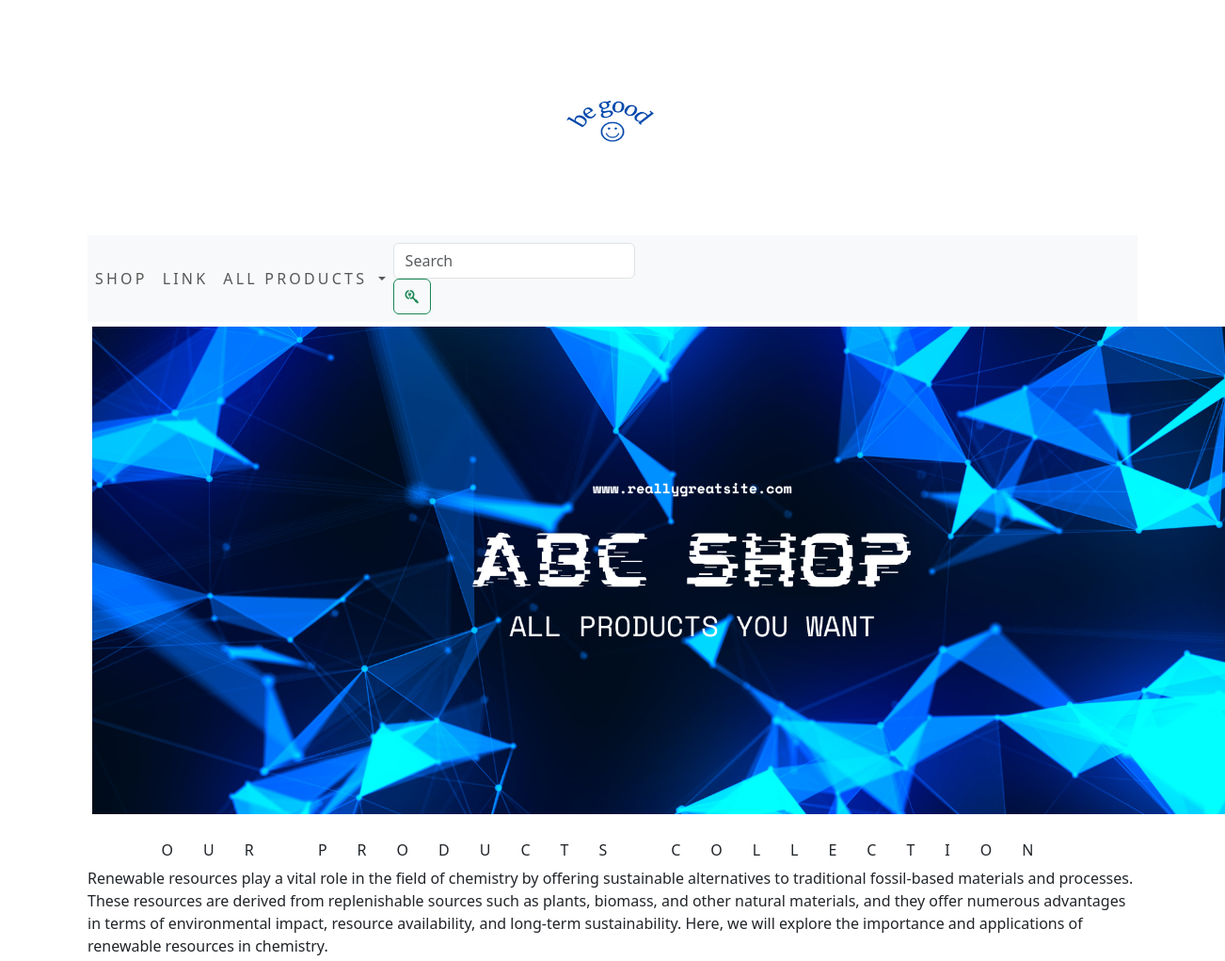
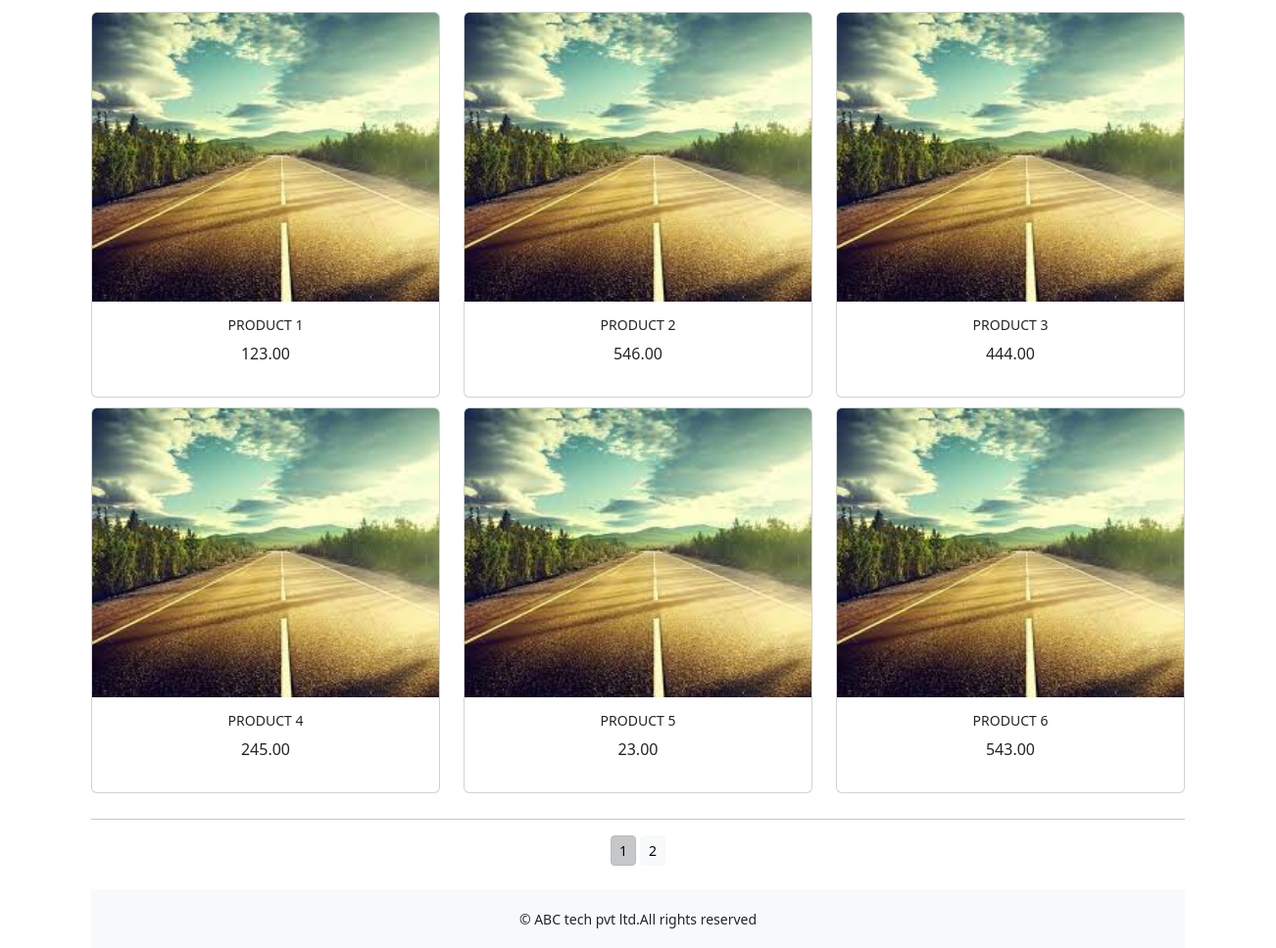
The app's page /shop/ with its own data (2 pictures, top to bottom).
### shop/models.py (models this page shows, shortened)
class Product(models.Model):
    name=models.CharField(max_length=250, unique=True)
    slug=models.SlugField(max_length=250, unique=True)
    description=models.TextField(blank=True)
    price=models.DecimalField(max_digits=10, decimal_places=2)
    category=models.ForeignKey(Category, on_delete=models.CASCADE)
    image=models.ImageField(upload_to='product', blank=True)
    stock=models.IntegerField()
    available=models.BooleanField(default=True)
    created=models.DateField(auto_now_add=True)
    updated=models.DateField(auto_now=True)
    def get_url(self):
        return reverse('shop:proCatdetail', args=[self.category.slug, self.slug])
    class Meta:
        ordering=('name',)
        verbose_name='product'
        verbose_name_plural='products'

### shop/views.py (the view)
# urls.py: path('', views.allProdCat, name='allProdCat'),
def allProdCat(request, c_slug=None):
    c_page=None
    products_list=None
    if c_slug!=None:
        c_page=get_object_or_404(Category, slug=c_slug)
        products_list=Product.objects.all().filter(category=c_page, available=True)
    else:
        products_list=Product.objects.all().filter(available=True)
    paginator=Paginator(products_list,6)
    try:
        page=int(request.GET.get('page','1'))
    except:
        page=1
    try:
        products=paginator.page(page)
    except (EmptyPage,InvalidPage):
        products=paginator.page(paginator.num_pages)
    return render(request, "category.html",{'category':c_page,'products':products})

### cart/context_processors.py (called while the page is built)
def counter(request):
    item_count=0
    if 'admin' in request.path:
        return {}
    else:
        try:
            cart=Cart.objects.filter(cart_id=_cart_id(request))
            cart_items=CartItem.objects.all().filter(cart=cart[:1])
            for cart_item in cart_items:
                item_count += cart_item.quantity
        except Cart.DoesNotExist:
            item_count=0
    return dict(item_count=item_count)

### cart/views.py (called while the page is built)
def _cart_id(request):
    cart=request.session.session_key
    if not cart:
        cart=request.session.create()
    return cart

### shop/context_processors.py (called while the page is built)
def menu_links(request):
    links=Category.objects.all()
    return dict(links=links)

### shop/models.py (called while the page is built)
    def get_url(self):
        return reverse('shop:products_by_category', args=[self.slug])

### templates/category.html (shortened to what this page needs)
{% extends 'base.html' %}
{% load static %}
{% block content %}
<div class="mx_auto">
    {% if category %}
        <img class="my_image" src="{{category.image.url}}" alt="{{category.name}}">
</div>
    <br>
<div>
        <h1 class="text-center my_title">{{category.name}}</h1>
        <p class="text-justify">{{category.description}}</p>
</div>
    {% else %}
<div>
<img class="my_image my_image_padding" src="{% static 'img/banner.png' %}" alt="our products" width="1250px;">
</div>
<br>
<div>
    <h1 class="text-center my_title">Our Products Collection</h1>
    <p class="text-justify">Renewable resources play a vital role in the field of chemistry by offering sustainable alternatives to traditional fossil-based materials and processes. These resources are derived from replenishable sources such as plants, biomass, and other natural materials, and they offer numerous advantages in terms of environmental impact, resource availability, and long-term sustainability. Here, we will explore the importance and applications of renewable resources in chemistry.</p>
</div>
    {% endif %}
<div class="conainer">
    <div class="row mx_auto">
        {% for product in products.object_list %}
        <div class="my_bottom_margin col-9 col-sm-12 col-md-4 col-md-12 col-lg-4" >
            <div class="card text-center" style="min-width:18rem;">
                <a href="{{product.get_url}}"><img class="card-img-top my_image" src="{{product.image.url}}" alt="{{product.name}}"></a>
            <div class="card-body">
                <h4>{{product.name}}</h4>
                <p>{{product.price}}</p>
            </div>
            </div>
        </div>
        {% endfor %}
    </div>
    <div class="mx_auto">
        {% if products.paginator.num_pages > 1 %}
        <hr>
        <div class="text-center">
            {% for pg in products.paginator.page_range %}
                <a href="?page={{pg}}" class="btn btn-light btn-sm {% if products.number == pg %} active {% endif %}">{{pg}}</a>
            {% endfor %}
        </div>
        {% endif %}
    </div>
    <br>
</div>
{% endblock %}

### templates/base.html (shortened to what this page needs)
{% load static %}
<!DOCTYPE html>
<html lang="en">
<head>
    <link rel="stylesheet" href="{% static 'css/custom.css' %}">
    <link rel="stylesheet" href="{% static 'css/bootstrap.min.css' %}">
</head>
<body>
<div class="container">
{% include 'header.html' %}
{% include 'nav.html' %}
{% block content %}
{% endblock %}
</div>
{% include 'footer.html' %}
</body>
</html>

### templates/header.html
{% load static %}
<header>
    <center>
        <a href="{% url 'shop:allProdCat' %}"></a> <img src="{% static 'img/logo.png' %}" alt="logimage" width="250px;" height="250px;">
    </center>
</header>

### templates/nav.html (shortened to what this page needs)
<nav class="navbar navbar-expand-lg navbar-light bg-light">
  <div class="collapse navbar-collapse" id="navbarSupportedContent">
    <ul class="navbar-nav mr-auto">
      <li class="nav-item active">
        <a class="nav-link" href="#">shop</a>
      </li>
      <li class="nav-item">
        <a class="nav-link" href="#">Link</a>
      </li>
      <li class="nav-item dropdown {% if 'shop' in request.path %} active {% endif %}">
        <a class="nav-link dropdown-toggle" href="{% url 'shop:allProdCat' %}" id="navbarDropdown" role="button" data-toggle="dropdown" aria-haspopup="true" aria-expanded="false">
          all products
        </a>
      </li>
    </ul>
      <form class="form-inline my-2 my-lg-0" action="{% url 'search_app:SearchResult' %}" method="get">
        <input class="form-control mr-sm-2" type="search" placeholder="Search" name="q" aria-label="Search">
        <button class="btn btn-outline-success my-2 my-sm-0" type="submit"><i class="fa-brands fa-searchengin"></i></button>
      </form>
  </div>
</nav>

### templates/footer.html
<div class="footer navbar-fixed-bottom my_footer">
    <p class="text-center">&copy; ABC tech pvt ltd.All rights reserved</p>
</div>

### static/css/custom.css (style rules this page uses)
body { font-family: 'Edu TAS Beginner', cursive; }
.nav-item { letter-spacing:.2em; fond-size:14px; text-transform:uppercase; }
.my_footer { background-color:#f8f9fa; height:60px; }
.my_footer p { padding-top:20px; font-size:14px; }
.my_title { font-size:16px; text-transform:uppercase; letter-spacing:2em; }
.my_image_padding { padding:5px; }
.my_bottom_margin { margin-bottom:10px; }
.card-body h4 { font-size:14px; text-transform:uppercase; letter-spacing;.2em; }

### records on screen
Product: image (picture), name "PRODUCT 1", price "123.00"
Product: image (picture), name "PRODUCT 2", price "546.00"
Product: image (picture), name "PRODUCT 3", price "444.00"
Product: image (picture), name "PRODUCT 4", price "245.00"
Product: image (picture), name "PRODUCT 5", price "23.00"
Product: image (picture), name "PRODUCT 6", price "543.00"

### other values on screen
{{ pg }} "1" "2"
